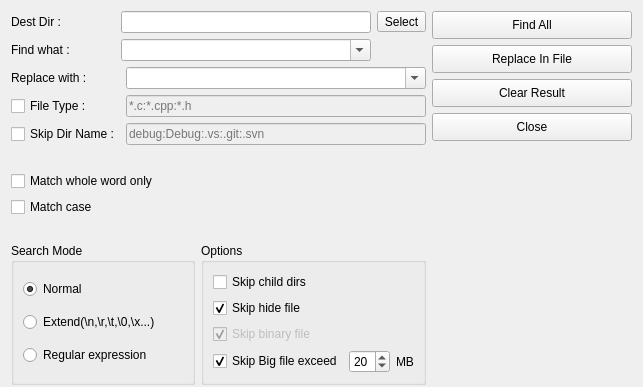
      <widget class="QWidget" name="tab_dirfind">
       <attribute name="title">
        <string>Dir Find</string>
       </attribute>
       <layout class="QHBoxLayout" name="horizontalLayout_10">
        <property name="bottomMargin">
         <number>2</number>
        </property>
        <item>
         <layout class="QVBoxLayout" name="verticalLayout_17">
          <item>
           <layout class="QGridLayout" name="gridLayout_2">
            <item row="0" column="0">
             <widget class="QLabel" name="label_8">
              <property name="sizePolicy">
               <sizepolicy hsizetype="Minimum" vsizetype="Fixed">
                <horstretch>0</horstretch>
                <verstretch>0</verstretch>
               </sizepolicy>
              </property>
              <property name="text">
               <string>Dest Dir :</string>
              </property>
             </widget>
            </item>
            <item row="0" column="1">
             <widget class="QLineEdit" name="destFindDir">
              <property name="sizePolicy">
               <sizepolicy hsizetype="Preferred" vsizetype="Fixed">
                <horstretch>0</horstretch>
                <verstretch>0</verstretch>
               </sizepolicy>
              </property>
              <property name="minimumSize">
               <size>
                <width>250</width>
                <height>0</height>
               </size>
              </property>
              <property name="maximumSize">
               <size>
                <width>350</width>
                <height>16777215</height>
               </size>
              </property>
             </widget>
            </item>
            <item row="0" column="2">
             <widget class="QToolButton" name="selectDir">
              <property name="minimumSize">
               <size>
                <width>0</width>
                <height>20</height>
               </size>
              </property>
              <property name="text">
               <string>Select</string>
              </property>
             </widget>
            </item>
            <item row="1" column="0">
             <widget class="QLabel" name="label_5">
              <property name="sizePolicy">
               <sizepolicy hsizetype="Minimum" vsizetype="Fixed">
                <horstretch>0</horstretch>
                <verstretch>0</verstretch>
               </sizepolicy>
              </property>
              <property name="text">
               <string>Find what :</string>
              </property>
             </widget>
            </item>
            <item row="1" column="1">
             <widget class="QComboBox" name="dirFindWhat">
              <property name="minimumSize">
               <size>
                <width>250</width>
                <height>0</height>
               </size>
              </property>
              <property name="maximumSize">
               <size>
                <width>350</width>
                <height>16777215</height>
               </size>
              </property>
              <property name="editable">
               <bool>true</bool>
              </property>
              <property name="maxCount">
               <number>512</number>
              </property>
             </widget>
            </item>
           </layout>
          </item>
          <item>
           <layout class="QGridLayout" name="gridLayout_5">
            <item row="1" column="1">
             <widget class="QLineEdit" name="fileType">
              <property name="enabled">
               <bool>false</bool>
              </property>
              <property name="sizePolicy">
               <sizepolicy hsizetype="Preferred" vsizetype="Fixed">
                <horstretch>0</horstretch>
                <verstretch>0</verstretch>
               </sizepolicy>
              </property>
              <property name="minimumSize">
               <size>
                <width>300</width>
                <height>0</height>
               </size>
              </property>
              <property name="maximumSize">
               <size>
                <width>350</width>
                <height>16777215</height>
               </size>
              </property>
              <property name="placeholderText">
               <string>*.c:*.cpp:*.h</string>
              </property>
             </widget>
            </item>
            <item row="0" column="1">
             <widget class="QComboBox" name="dirReplaceWhat">
              <property name="minimumSize">
               <size>
                <width>300</width>
                <height>0</height>
               </size>
              </property>
              <property name="maximumSize">
               <size>
                <width>350</width>
                <height>16777215</height>
               </size>
              </property>
              <property name="editable">
               <bool>true</bool>
              </property>
             </widget>
            </item>
            <item row="1" column="0">
             <widget class="QCheckBox" name="dealFileType">
              <property name="sizePolicy">
               <sizepolicy hsizetype="Minimum" vsizetype="Fixed">
                <horstretch>0</horstretch>
                <verstretch>0</verstretch>
               </sizepolicy>
              </property>
              <property name="text">
               <string>File Type :</string>
              </property>
             </widget>
            </item>
            <item row="0" column="0">
             <widget class="QLabel" name="label_6">
              <property name="sizePolicy">
               <sizepolicy hsizetype="Minimum" vsizetype="Fixed">
                <horstretch>0</horstretch>
                <verstretch>0</verstretch>
               </sizepolicy>
              </property>
              <property name="text">
               <string>Replace with :</string>
              </property>
             </widget>
            </item>
            <item row="2" column="0">
             <widget class="QCheckBox" name="skipDir">
              <property name="sizePolicy">
               <sizepolicy hsizetype="Minimum" vsizetype="Fixed">
                <horstretch>0</horstretch>
                <verstretch>0</verstretch>
               </sizepolicy>
              </property>
              <property name="text">
               <string>Skip Dir Name :</string>
              </property>
             </widget>
            </item>
            <item row="2" column="1">
             <widget class="QLineEdit" name="skipDirNames">
              <property name="enabled">
               <bool>false</bool>
              </property>
              <property name="sizePolicy">
               <sizepolicy hsizetype="Preferred" vsizetype="Fixed">
                <horstretch>0</horstretch>
                <verstretch>0</verstretch>
               </sizepolicy>
              </property>
              <property name="minimumSize">
               <size>
                <width>300</width>
                <height>0</height>
               </size>
              </property>
              <property name="maximumSize">
               <size>
                <width>350</width>
                <height>16777215</height>
               </size>
              </property>
              <property name="placeholderText">
               <string>debug:Debug:.vs:.git:.svn</string>
              </property>
             </widget>
            </item>
           </layout>
          </item>
          <item>
           <spacer name="verticalSpacer_11">
            <property name="orientation">
             <enum>Qt::Vertical</enum>
            </property>
            <property name="sizeHint" stdset="0">
             <size>
              <width>20</width>
              <height>20</height>
             </size>
            </property>
           </spacer>
          </item>
          <item>
           <layout class="QVBoxLayout" name="verticalLayout_13">
            <item>
             <widget class="QCheckBox" name="dirFindMatchWholeBox">
              <property name="text">
               <string>Match whole word only</string>
              </property>
              <property name="checkable">
               <bool>true</bool>
              </property>
              <property name="checked">
               <bool>false</bool>
              </property>
             </widget>
            </item>
            <item>
             <widget class="QCheckBox" name="dirFindMatchCaseBox">
              <property name="text">
               <string>Match case</string>
              </property>
             </widget>
            </item>
           </layout>
          </item>
          <item>
           <spacer name="verticalSpacer_12">
            <property name="orientation">
             <enum>Qt::Vertical</enum>
            </property>
            <property name="sizeHint" stdset="0">
             <size>
              <width>20</width>
              <height>20</height>
             </size>
            </property>
           </spacer>
          </item>
          <item>
           <layout class="QHBoxLayout" name="horizontalLayout_18">
            <item>
             <layout class="QVBoxLayout" name="verticalLayout_16">
              <item>
               <widget class="QGroupBox" name="groupBox_4">
                <property name="title">
                 <string>Search Mode</string>
                </property>
                <layout class="QGridLayout" name="gridLayout_6">
                 <item row="0" column="0">
                  <widget class="QRadioButton" name="dirFindModeNormalBox">
                   <property name="text">
                    <string>Normal</string>
                   </property>
                   <property name="checked">
                    <bool>true</bool>
                   </property>
                  </widget>
                 </item>
                 <item row="2" column="0">
                  <layout class="QHBoxLayout" name="horizontalLayout_13">
                   <item>
                    <widget class="QRadioButton" name="dirFindModeRegularBt">
                     <property name="text">
                      <string>Regular expression</string>
                     </property>
                    </widget>
                   </item>
                  </layout>
                 </item>
                 <item row="1" column="0">
                  <widget class="QRadioButton" name="dirFindModeExtendBox">
                   <property name="text">
                    <string>Extend(\n,\r,\t,\0,\x...)</string>
                   </property>
                  </widget>
                 </item>
                </layout>
               </widget>
              </item>
             </layout>
            </item>
            <item>
             <widget class="QGroupBox" name="groupBox_5">
              <property name="title">
               <string>Options</string>
              </property>
              <layout class="QVBoxLayout" name="verticalLayout_14">
               <item>
                <widget class="QCheckBox" name="skipChildDirs">
                 <property name="text">
                  <string>Skip child dirs</string>
                 </property>
                </widget>
               </item>
               <item>
                <widget class="QCheckBox" name="skipHideFile">
                 <property name="text">
                  <string>Skip hide file</string>
                 </property>
                 <property name="checked">
                  <bool>true</bool>
                 </property>
                </widget>
               </item>
               <item>
                <widget class="QCheckBox" name="skipBinary">
                 <property name="enabled">
                  <bool>false</bool>
                 </property>
                 <property name="text">
                  <string>Skip binary file</string>
                 </property>
                 <property name="checked">
                  <bool>true</bool>
                 </property>
                </widget>
               </item>
               <item>
                <layout class="QHBoxLayout" name="horizontalLayout_12">
                 <property name="spacing">
                  <number>6</number>
                 </property>
                 <item>
                  <widget class="QCheckBox" name="skipFileMaxSize">
                   <property name="text">
                    <string>Skip Big file exceed</string>
                   </property>
                   <property name="checked">
                    <bool>true</bool>
                   </property>
                  </widget>
                 </item>
                 <item>
                  <widget class="QSpinBox" name="maxFileSizeSpinBox">
                   <property name="minimum">
                    <number>1</number>
                   </property>
                   <property name="maximum">
                    <number>30</number>
                   </property>
                   <property name="value">
                    <number>20</number>
                   </property>
                  </widget>
                 </item>
                 <item>
                  <widget class="QLabel" name="label_9">
                   <property name="text">
                    <string>MB</string>
                   </property>
                  </widget>
                 </item>
                </layout>
               </item>
              </layout>
             </widget>
            </item>
           </layout>
          </item>
         </layout>
        </item>
        <item>
         <layout class="QVBoxLayout" name="verticalLayout_15">
          <item>
           <widget class="QPushButton" name="dirFindAll">
            <property name="sizePolicy">
             <sizepolicy hsizetype="Preferred" vsizetype="Fixed">
              <horstretch>0</horstretch>
              <verstretch>0</verstretch>
             </sizepolicy>
            </property>
            <property name="minimumSize">
             <size>
              <width>200</width>
              <height>28</height>
             </size>
            </property>
            <property name="text">
             <string>Find All</string>
            </property>
           </widget>
          </item>
          <item>
           <widget class="QPushButton" name="dirReplaceAll">
            <property name="sizePolicy">
             <sizepolicy hsizetype="Minimum" vsizetype="Fixed">
              <horstretch>0</horstretch>
              <verstretch>0</verstretch>
             </sizepolicy>
            </property>
            <property name="minimumSize">
             <size>
              <width>200</width>
              <height>28</height>
             </size>
            </property>
            <property name="text">
             <string>Replace In File</string>
            </property>
           </widget>
          </item>
          <item>
           <widget class="QPushButton" name="clearBt">
            <property name="sizePolicy">
             <sizepolicy hsizetype="Minimum" vsizetype="Fixed">
              <horstretch>0</horstretch>
              <verstretch>0</verstretch>
             </sizepolicy>
            </property>
            <property name="minimumSize">
             <size>
              <width>200</width>
              <height>28</height>
             </size>
            </property>
            <property name="text">
             <string>Clear Result</string>
            </property>
           </widget>
          </item>
          <item>
           <widget class="QPushButton" name="dirClose">
            <property name="sizePolicy">
             <sizepolicy hsizetype="Minimum" vsizetype="Fixed">
              <horstretch>0</horstretch>
              <verstretch>0</verstretch>
             </sizepolicy>
            </property>
            <property name="minimumSize">
             <size>
              <width>200</width>
              <height>28</height>
             </size>
            </property>
            <property name="text">
             <string>Close</string>
            </property>
           </widget>
          </item>
          <item>
           <spacer name="verticalSpacer_10">
            <property name="orientation">
             <enum>Qt::Vertical</enum>
            </property>
            <property name="sizeHint" stdset="0">
             <size>
              <width>20</width>
              <height>40</height>
             </size>
            </property>
           </spacer>
          </item>
         </layout>
        </item>
       </layout>
      </widget>
